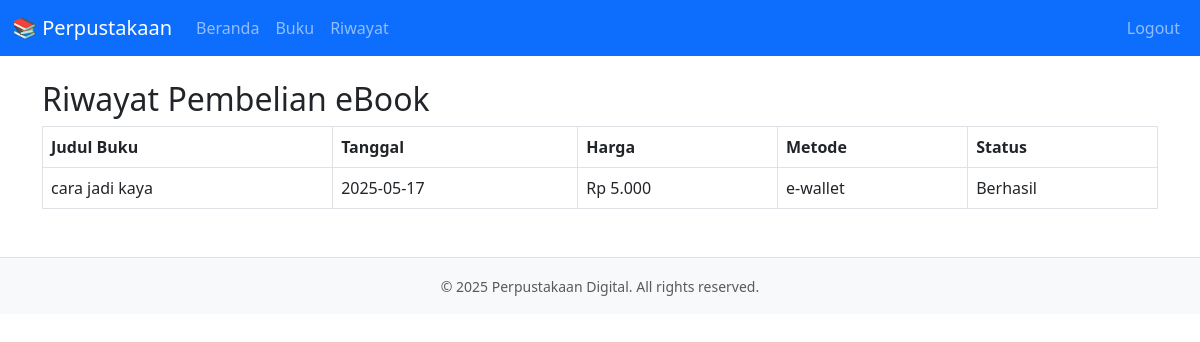
Screenshot of /public/riwayat_transaksi.php (signed in) with the database file from the repository.
### tables this page shows
CREATE TABLE `transaksi_ebook` (
  `id_transaksi` int(11) NOT NULL,
  `user_id` int(11) NOT NULL,
  `ebook_id` int(11) NOT NULL,
  `tanggal_pembelian` date NOT NULL DEFAULT curdate(),
  `harga` decimal(10,2) NOT NULL,
  `metode_pembayaran` enum('transfer','e-wallet','kartu kredit','lainnya') NOT NULL,
  `status` enum('berhasil','gagal','pending') DEFAULT 'berhasil'
);

CREATE TABLE `books` (
  `id_book` int(11) NOT NULL,
  `title` varchar(255) NOT NULL,
  `author` varchar(255) NOT NULL,
  `category` varchar(255) DEFAULT NULL,
  `year` int(11) DEFAULT NULL,
  `harga` decimal(10,2) DEFAULT NULL,
  `id_genre` int(11) DEFAULT NULL,
  `description` text DEFAULT NULL
);

### public/riwayat_transaksi.php (the view, shortened to what this page needs)
<?php
include '../config/db.php';
include '../views/header.php';
$stmt = $pdo->prepare("
    SELECT t.*, b.title
    FROM transaksi_ebook t
    JOIN books b ON t.ebook_id = b.id_book
    WHERE t.user_id = ?
    ORDER BY t.tanggal_pembelian DESC
");
$stmt->execute([$_SESSION['user_id']]);
$transaksi = $stmt->fetchAll();
?>
<h2>Riwayat Pembelian eBook</h2>
<table class="table table-bordered">
    <thead>
        <tr>
            <th>Judul Buku</th>
            <th>Tanggal</th>
            <th>Harga</th>
            <th>Metode</th>
            <th>Status</th>
        </tr>
    </thead>
    <tbody>
        <?php foreach ($transaksi as $t): ?>
            <tr>
                <td><?= htmlspecialchars($t['title']) ?></td>
                <td><?= $t['tanggal_pembelian'] ?></td>
                <td>Rp <?= number_format($t['harga'], 0, ',', '.') ?></td>
                <td><?= $t['metode_pembayaran'] ?></td>
                <td><?= ucfirst($t['status']) ?></td>
            </tr>
        <?php endforeach; ?>
    </tbody>
</table>
<?php include '../views/footer.php'; ?>

### rows the page displays
transaksi_ebook: ebook.title "cara jadi kaya", tanggal_pembelian "2025-05-17", harga "5.000", metode_pembayaran "e-wallet", status "Berhasil"
